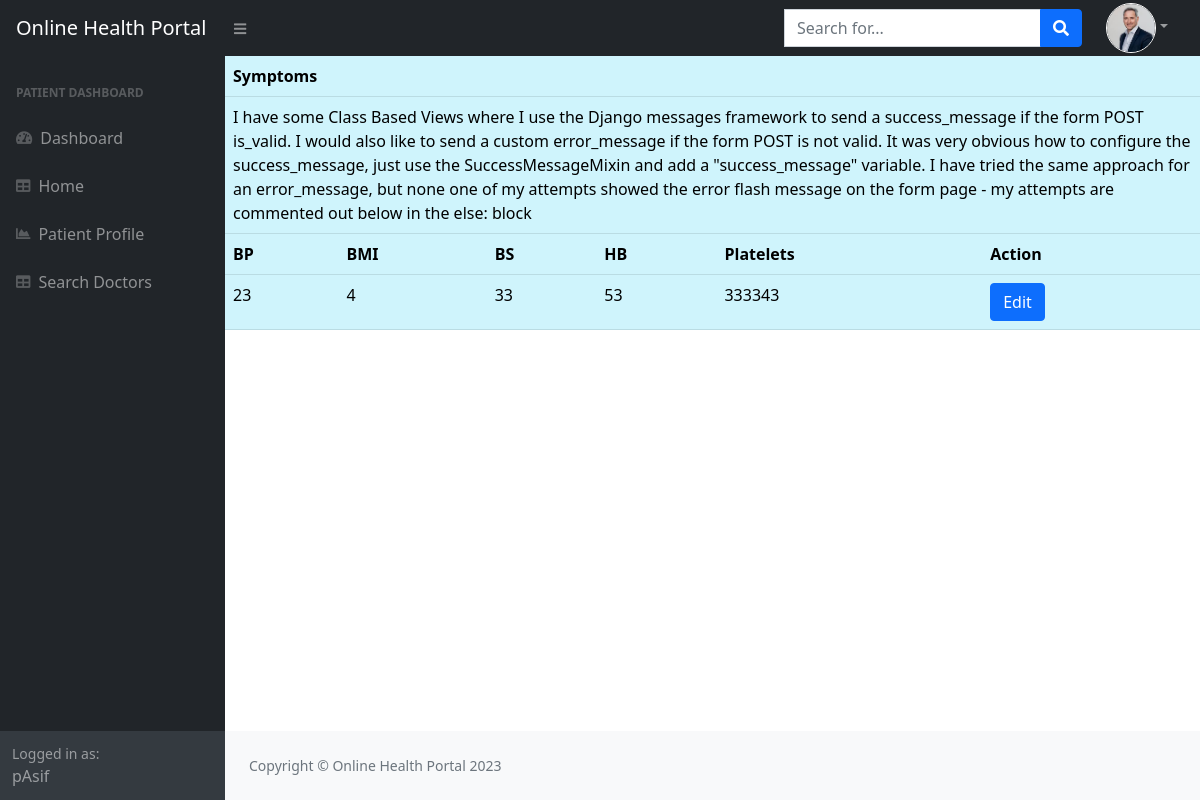
/patient/patientCondition/46 (signed in), run on the app's committed database.
### Patient/models.py (models this page shows, shortened)
class Patient(models.Model):
    patientName=models.CharField(max_length=50, null=True, default=None)
    DOB=models.DateField( null=True, default=None)
    profilePicture=models.ImageField(default=None, null=True,upload_to='profilePictures')
    user=models.OneToOneField(User,on_delete=models.CASCADE, null=True)

class PatientCondition(models.Model):
    symptoms=models.TextField()
    BP=models.CharField(max_length=50,blank=True)
    BMI=models.CharField(max_length=50,blank=True)
    BS=models.CharField(max_length=50,blank=True)
    HB=models.CharField(max_length=50,blank=True)
    platelets=models.CharField(max_length=50,blank=True)
    patient_id=models.ForeignKey(Patient,on_delete=models.CASCADE)
    appointment_id=models.ForeignKey("home.Appointment",on_delete=models.CASCADE)

### home/decorators.py (the view)
        def wrapper_func(request, *args, **kwargs):
            group = None
            if request.user.groups.exists():
                group=request.user.groups.all()[0].name
            if group in allowed_roles:
                return view_func(request, *args, **kwargs)
            else:
                return HttpResponse("you are not allowed in this page")

### Patient/views.py (called while the page is built)
@login_required(login_url='login')
@allow_users(allowed_roles=['patient'])
def patientConditonDetail(request, pk):
   if request.method=='GET':
            pc=PatientCondition.objects.get(appointment_id=pk)
            request.session['app_id']=pk
            context={'pc':pc}
            return render(request,'Patient/patientConditionDetail.html',context)

### Patient/templates/Patient/patientConditionDetail.html
{%extends 'home/base.html'%}
{%block content%}
<table class="table table-info responsive">
    <tr >
        <th colspan="6">Symptoms</th>
    </tr>
    <tr>
        <td colspan="6">{{pc.symptoms}}</td>
    </tr>
    <tr >
        <th>BP</th>
        <th>BMI</th>
        <th>BS</th>
        <th>HB</th>
        <th>Platelets</th>
        <th>Action</th>
    </tr>
    <tr>
        <td>{{pc.BP}}</td>
        <td>{{pc.BMI}}</td>
        <td>{{pc.BS}}</td>
        <td>{{pc.HB}}</td>
        <td>{{pc.platelets}}</td>
        <td><a class="btn btn-primary" href="{% url 'UpdatePC' pc.id %}">Edit</a></td>
    </tr>
</table>
{%endblock%}

### home/templates/home/base.html (shortened to what this page needs)
{%load static%}
<!DOCTYPE html>
<html lang="en">
    <head>
        <link href="https://cdn.jsdelivr.net/npm/simple-datatables@latest/dist/style.css" rel="stylesheet" />
        <link href="{% static 'css/styles.css' %}" rel="stylesheet" />
        <link rel="stylesheet" href="https://use.fontawesome.com/releases/v5.7.0/css/all.css"
>
    </head>
    <body class="sb-nav-fixed">
        <nav class="sb-topnav navbar navbar-expand navbar-dark bg-dark">
            <a class="navbar-brand ps-3" href="{%url 'home'%}">Online Health Portal</a>
            {%if request.user.is_anonymous %}
            {%else%}
            <button class="btn btn-link btn-sm order-1 order-lg-0 me-4 me-lg-0" id="sidebarToggle" href="#!"><i
                    class="fas fa-bars"></i></button>
                    {%endif%}
            {%if request.user.patient %}
            <form class="d-none d-md-inline-block form-inline ms-auto me-0 me-md-3 my-2 my-md-0"
                action="{% url 'searchDoctors' %}" method="get">
                <div class="input-group">
                    <input class="form-control" name="query" type="text" placeholder="Search for..."
                        aria-label="Search for..." aria-describedby="btnNavbarSearch" />
                    <button class="btn btn-primary" id="btnNavbarSearch" type="submit"><i
                            class="fas fa-search"></i></button>
                </div>
            </form>
            {%endif%}
            <ul class="navbar-nav ms-auto ms-md-0 me-3 me-lg-4">
                <li class="nav-item dropdown">
                    {%if request.user.patient and request.user.patient.profilePicture%}
                    <a class="nav-link dropdown-toggle" id="navbarDropdown" href="#" role="button"
                        data-bs-toggle="dropdown" aria-expanded="false"><img class="rounded-circle"
                            style="height: 50px; width:50px; object-fit: cover; border:1px solid white"
                            src="{{request.user.patient.profilePicture.url}}" alt="{{request.user.username}}"></a>
                    {%elif request.user.is_anonymous%}
                    {%else%}
                    <a class="nav-link dropdown-toggle" id="navbarDropdown" href="#" role="button"
                        data-bs-toggle="dropdown" aria-expanded="false"><i class="fas fa-user"></i></a>
                    {%endif%}
                </li>
            </ul>
        </nav>
        <div id="layoutSidenav">
            <div id="layoutSidenav_nav">
                {%if request.user.is_anonymous %}
                {%else%}
                <nav class="sb-sidenav accordion sb-sidenav-dark" id="sidenavAccordion">
                    <div class="sb-sidenav-menu">
                        <div class="nav">
                            {%if request.user.patient%}
                            <div class="sb-sidenav-menu-heading">Patient Dashboard</div>
                            <a class="nav-link" href="{%url 'patientDashboard' %}">
                                <div class="sb-nav-link-icon"><i class="fas fa-tachometer-alt"></i></div>
                                Dashboard
                            </a>
                            <a class="nav-link" href="{% url 'home' %}">
                                <div class="sb-nav-link-icon"><i class="fas fa-table"></i></div>
                                Home
                            </a>
                            <a class="nav-link" href="{% url 'patientProfile'%}">
                                <div class="sb-nav-link-icon"><i class="fas fa-chart-area"></i></div>
                                Patient Profile
                            </a>
                            <a class="nav-link" href="{% url 'searchDoctors' %}">
                                <div class="sb-nav-link-icon"><i class="fas fa-table"></i></div>
                                Search Doctors
                            </a>
                            {%endif%}
                        </div>
                        {%endif%}
                    </div>
                    <div class="sb-sidenav-footer">
                        <div class="small">Logged in as:</div>
                        {%if request.user%}
                        {{request.user}}
                        {%endif%}
                    </div>
                </nav>
            </div>
            <div id="layoutSidenav_content">
                <main>
                    <div class="container-fluid " style="padding-left: 0% !important; padding-right: 0% !important;">
                        {%block content%}
                        {%endblock%}
                    </div>
                </main>
                <footer class="py-4 bg-light mt-auto">
                    <div class="container-fluid px-4">
                        <div class="d-flex align-items-center justify-content-between small">
                            <div class="text-muted">Copyright &copy; Online Health Portal 2023</div>
                        </div>
                    </div>
                </footer>
            </div>
        </div>
    </body>
</html>

### data on the page
PatientCondition: symptoms "I have some Class Based Views where I use the Django messages framework to send a success_message if the form POST is_valid. I would also like to send a custom error_message if the form POST is not valid. It was very obvious how to configure the success_message, just use the SuccessMessageMixin and add a \"success_message\" variable. I have tried the same approach for an error_message, but none one of my attempts showed the error flash message on the form page - my attempts are commented out below in the else: block", BP "23", BMI "4", BS "33", HB "53", platelets "333343"

### other printed values
{{ request.user }} "pAsif"
